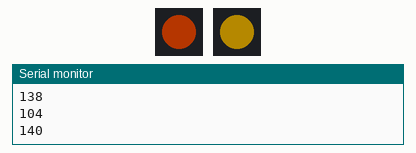
Recording of a program running on a simulated Arduino Nano, built with avr-gcc and run on an emulated ATmega328P. Shown: 2 × 1 RGB LEDs in strip order, left to right, the last lines printed to the serial monitor. Dim RGB values are drawn brighter than linear; random numbers use the default seed unless the program sets one.

Above: at 1.06 s.
At 3.2 s:
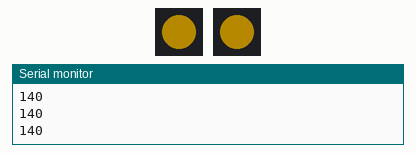
Timing chart, 0 to 40.0 s (numbered marks = the images above):
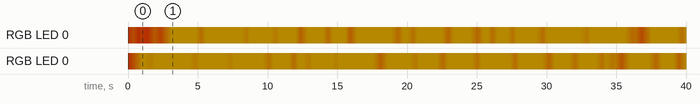

The program:

main.cpp
```cpp
#include <Arduino.h>
#include <FastLED.h>
#include <avr/sleep.h>


#include "light_simulation.h"

CRGB led1[1];
CRGB led2[1];
extern CRGBPalette16 bb_color;
uint8_t center=140;
uint8_t min=100;
uint8_t max=190;
LightSimulation ls1,ls2,ls3;


void setup() {
  FastLED.addLeds<APA102,13,11,BGR>(led1,1);
  FastLED.addLeds<APA102,9,8,BGR>(led2,1);
  FastLED.setBrightness(64);
  bb_color = HeatColors_p;
  Serial.begin(9600);

  ls1 = LightSimulation(micros(),&(led1[0]));
  ls2 = LightSimulation(micros(),&(led2[0]));

  // put your setup code here, to run once:
}

void loop() {
  // put your main code here, to run repeatedly:
  delay(50);
  unsigned long int m=micros();
  ls1.update(m);
  ls2.update(m);
  FastLED.show();
}
```

light_simulation.h
```cpp
#ifndef LIGHT_SIMULATION_H
#define LIGHT_SIMULATION_H

#include <Arduino.h>
#include <FastLED.h>

class LightSimulation {
    public:
        LightSimulation() {};
        LightSimulation(unsigned long now, CRGB* gled) : temp_min(100), temp_max(140), current_temp(100), last_upd(now), led(gled) {
            event_start = get_next_surge_event();
        };

        void update(unsigned long now);
        void perform_surge(unsigned long now);
        void do_charge(unsigned long now);
        unsigned long get_next_surge_event();

    private:
        uint8_t temp_min;
        uint8_t temp_max;

        uint8_t min_temp_drop = 5;
        uint8_t max_temp_drop = 20;

        uint16_t min_time_until_surge = 100;
        uint16_t max_time_until_surge = 3000;
        uint16_t min_surge_duration = 300;
        uint16_t max_surge_duration = 500;
        uint16_t recharge_per_ms = 5;

        //current status
        uint8_t current_temp;
        unsigned long last_upd;

        //future status
        uint8_t start_temp;
        uint8_t target_temp;
        unsigned long event_end;
        unsigned long event_start;
        bool is_surging;
        CRGB* led;


};

#endif
```

light_simulation.cpp
```cpp
#include "light_simulation.h"
#include "FastLED.h"

CRGBPalette16 bb_color;

void LightSimulation::perform_surge(unsigned long now) {
    if (!is_surging & now > event_start) {
        event_end = now + 1000* (unsigned long)random16(min_surge_duration,max_surge_duration);
        uint8_t ttemp = current_temp - random8(min_temp_drop,max_temp_drop);
        start_temp = current_temp;
        target_temp = max(temp_min,ttemp);
        is_surging = true;
    }
    if (!is_surging) {
        return;
    }

    if (now > event_end) {
        is_surging = false;
        current_temp = target_temp;
        last_upd = event_end;
        event_start = get_next_surge_event();
    } else {
        unsigned long current_position = now-event_start;

        unsigned long total_duration = event_end-event_start;

        uint8_t completion_frac = (UINT8_MAX * current_position)/total_duration;
        current_temp = lerp8by8(start_temp,target_temp,completion_frac);
        last_upd=now;
    }
}

void LightSimulation::do_charge(unsigned long now) {
    if (!is_surging) {
        unsigned long time_since_last_upd = min(now,event_start) - last_upd;
        uint8_t recharge = 0;

        if (time_since_last_upd * recharge_per_ms / 100000 > ((unsigned long) UINT8_MAX)) {
            recharge = UINT8_MAX;
        } else {
            recharge = time_since_last_upd * recharge_per_ms /100000;
        }
        if ((uint16_t)current_temp + (uint16_t)recharge > temp_max) {
            current_temp = temp_max;
        } else {
            current_temp += recharge;
        }
        last_upd = min(now,event_start);
    }
}

unsigned long LightSimulation::get_next_surge_event() {
    return last_upd + 1000 * (unsigned long) random16(min_time_until_surge,max_time_until_surge);
}

void LightSimulation::update(unsigned long now) {
    //execute one step
    if (now > event_start) {
        if (!is_surging) {
            do_charge(now);
        }
        perform_surge(now);
    }

    if (!is_surging) {
        do_charge(now);
    }

    Serial.println(current_temp);
    (*led) = ColorFromPalette(bb_color,current_temp);
}
```
